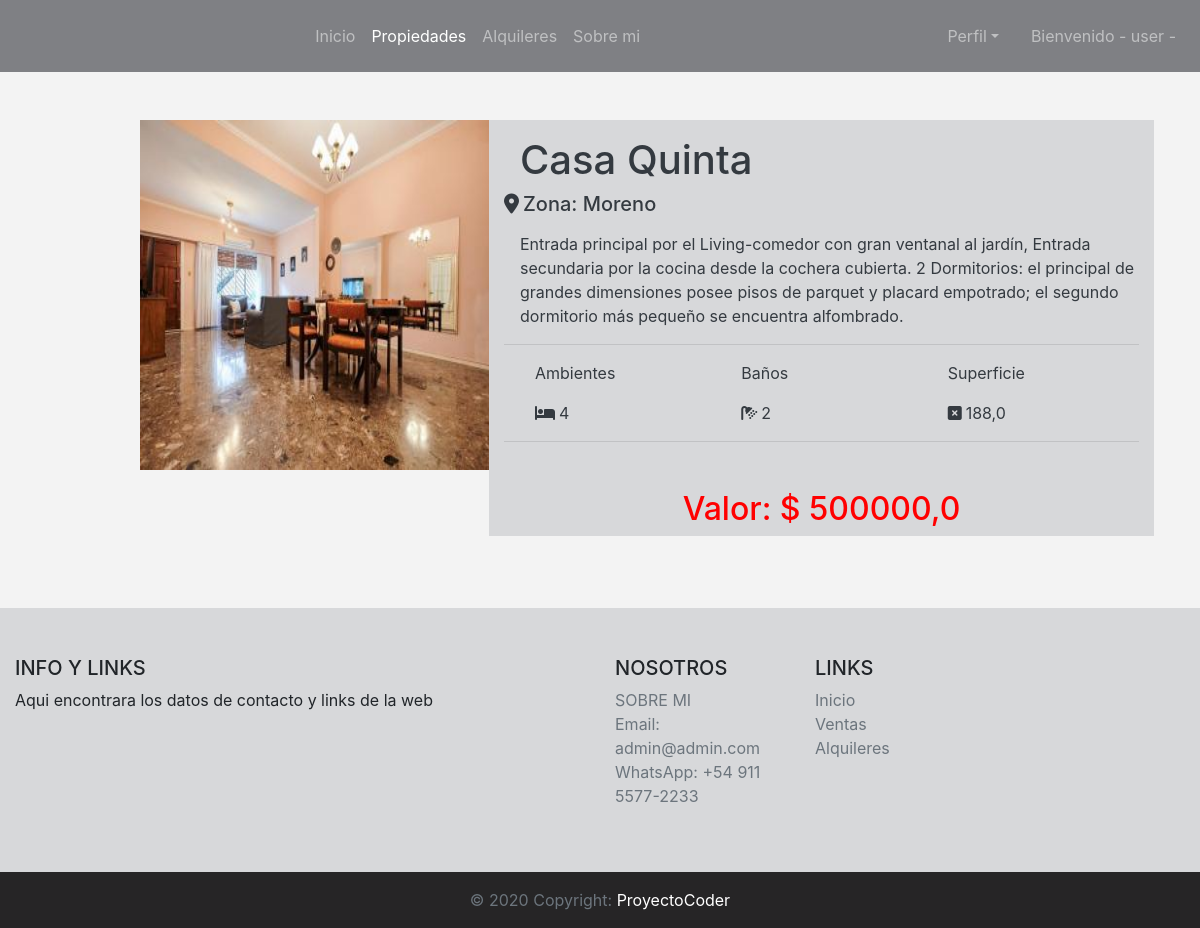
/sales/detail-sale/2 (signed in), run on an earlier commit of the app's database.
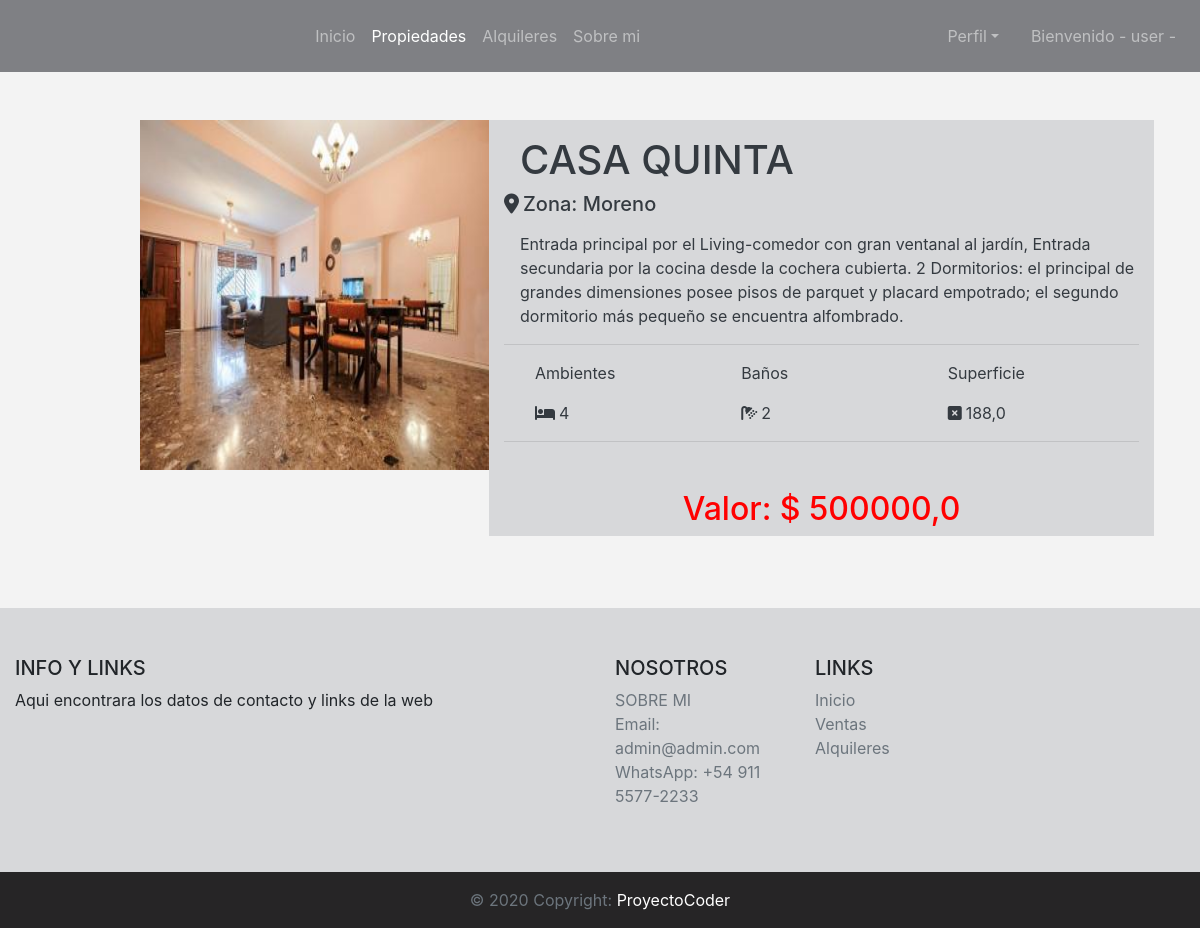
And on a later commit of the database.
### sales/models.py (models this page shows, shortened)
class Sale(models.Model):
    title = models.CharField(max_length=50, verbose_name='Titutlo')
    zone = models.CharField(max_length=35, verbose_name='Zona')
    description = models.CharField(max_length=300)
    price = models.FloatField(verbose_name='Precio')
    environments = models.IntegerField(verbose_name='Ambientes')
    toilets = models.IntegerField(verbose_name='Baños')
    area = models.FloatField()
    sold = models.BooleanField(verbose_name='Vendido')
    sale_image = models.ImageField(upload_to='sales_image', null=True, blank=True, verbose_name='Imagen')
    class Meta:
        verbose_name = 'Venta'
        verbose_name_plural = 'Ventas'

### sales/views.py (the view)
# urls.py: path('detail-sale/<int:pk>', detail_sale),
@login_required
def detail_sale(request, pk):
    sale = Sale.objects.get(id = pk)
    if request.method == 'GET':
        context = {
            'title': sale.title,
            'zone': sale.zone,
            'description': sale.description,
            'price': sale.price,
            'environments': sale.environments,
            'toilets': sale.toilets,
            'area': sale.area,
            'sale_image': sale.sale_image,
        }
        return render(request, 'sales/detail_sale.html', context=context)

### templates/sales/detail_sale.html (shortened to what this page needs)
{% extends 'base.html' %}
{% block sales %}
<li class="nav-item active">
{% endblock %}
{% block content %}
    <div class="container mt-5 mb-5">
        <div class="row">
            <div class="col-lg-5 text-right">
            {% if sale_image.url != '' %}
                <img src="{{ sale_image.url }}" width="350" height="350">
            {% else %}
                <img src="/media/rentals_image/noimg.jpg" width="350" height="350">
            {% endif %}
            </div>
            <div class="col-lg-7 ml-n3 text-dark" style="background-color: #d7d8da;">
                <h1 class="mt-3 pl-3">{{title}}</h1>
                <h5><i class="fa-solid fa-location-dot mr-1"></i>Zona: {{zone}}</h5>
                <p class="mt-3 pl-3">{{description}}</p>
                <hr>
                <div class="d-flex pl-3">
                    <div class="col">
                        <p>Ambientes</p>
                        <p class="d-inline"><i class="fa-solid fa-bed mr-1"></i>{{environments}}</p>
                    </div>
                    <div class="col">
                        <p>Baños</p>
                        <p class="d-inline"><i class="fa-solid fa-shower mr-1"></i>{{toilets}}</p>
                    </div>
                    <div class="col">
                        <p>Superficie</p>
                        <p class="d-inline"><i class="fa-solid fa-square-xmark mr-1"></i>{{area}}</p>
                    </div>
                </div>
                <hr>
                <h2 class="mt-5 text-center" style="color: red;">Valor: $ {{price}}</h2>
            </div>
        </div>
    </div>
{% endblock %}

What changed in the data, as far as the page shows it:
changed Sale "Moreno": title "Casa Quinta" → "CASA QUINTA"
